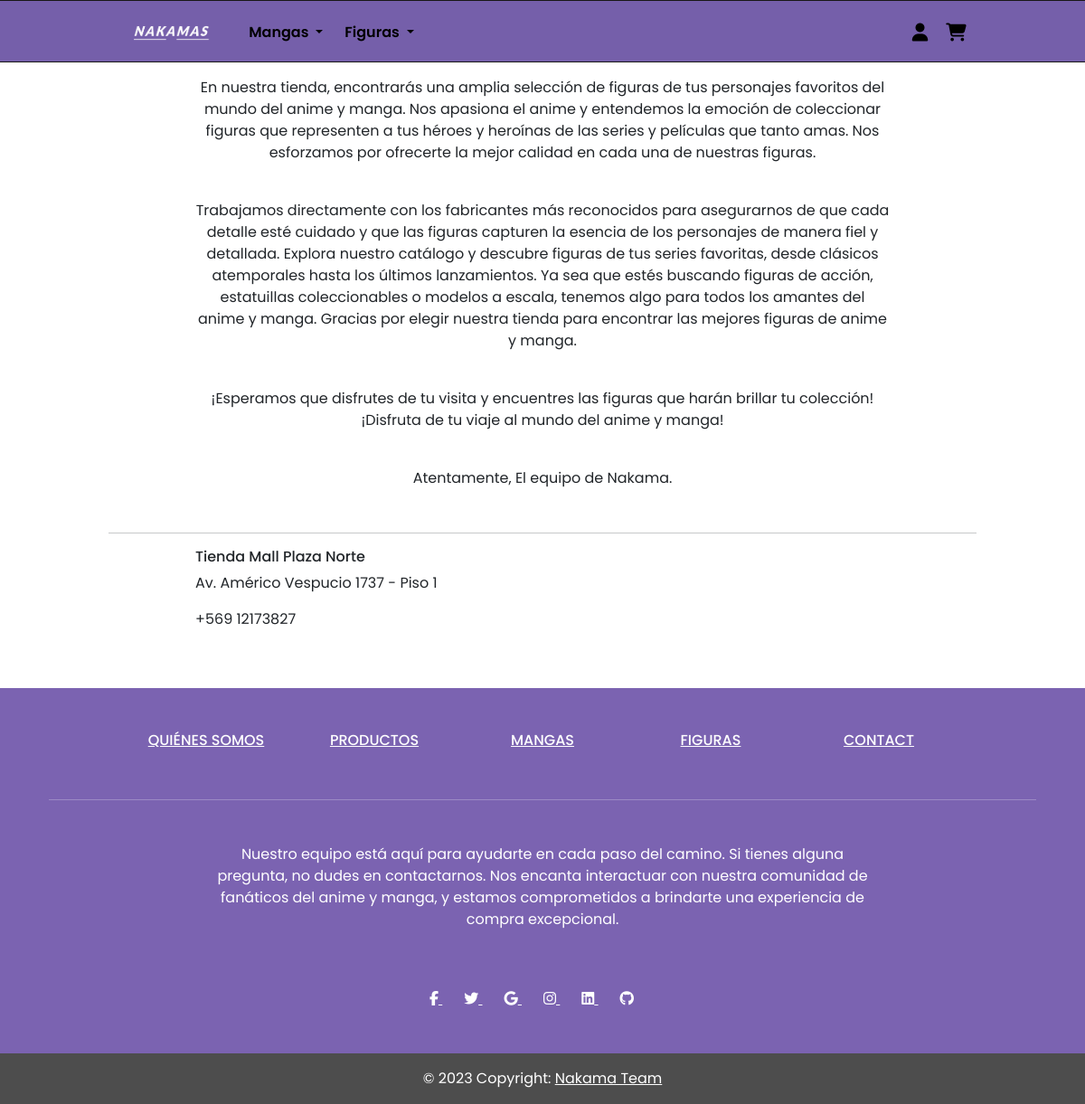
The page /info_nakama on the database its author committed.
### mynakama/models.py (models this page shows)
class Empresa(models.Model):
    text1 = models.TextField(null=True)
    text2 = models.TextField(null=True)
    text3 = models.TextField(null=True)
    text4 = models.TextField(null=True)
    image1 = models.CharField(max_length=200 , default= '-')
    nombre_tienda = models.CharField(max_length=200 , default= '-')
    direccion = models.CharField(max_length=200 , default= '-')
    image2 = models.CharField(max_length=200 , default= '-')
    telefono = models.CharField(max_length=200 , default= '-')
    class Meta:
        db_table = 'empresa'

### mynakama/views.py (the view)
# urls.py: path('info_nakama', views.info_nakama,name ='info_nakama'),
def info_nakama(request):
    empresa = Empresa.objects.all()
    context = {'empresa' : empresa}
    return render(request, 'info_nakama.html', context  )

### mynakama/process_global.py (called while the page is built)
def animes_dropdown(request):
    animes = Anime.objects.all()
    return {'animes': animes}

### mynakama/templates/info_nakama.html (shortened to what this page needs)
{% extends 'layouts/navthem.html' %}
{% block content %}
{% load static %}
<div class ="container-custom">
  {% for e in empresa %}
  <div class="container-custom">
  <div class="text-center py-3">
    <p> {{  e.text1  }}  </p>
    <br>
    <p> {{  e.text2  }}  </p>
    <br>
    <p> {{  e.text3  }}  </p>
    <br>
    <p> {{  e.text4  }}  </p>
  </div>
</div>
<hr>
  <div class="container-custom">
    <div class="col-6">
      <div>
        <h6>{{  e.nombre_tienda  }} </h6>
        <p>{{  e.direccion  }}</p>
        <p>{{  e.telefono  }} </p>
      </div>
    </div>
    <div class="col-6 pb-4">
    </div>
  </div>
  {% endfor %}
</div>
{% endblock %}

### mynakama/static/css/log_reg.css (style rules this page uses)
* { margin: 0; padding: 0; box-sizing: border-box; font-family: "Poppins", sans-serif; }

### mynakama/static/css/main.css (style rules this page uses)
body { background-color: rgb(255, 255, 255); margin: 0px; padding: 0px; font-style: "_muli",sans-serif; }
.container-custom { width: 80%; max-width: 80%; margin-left: auto; margin-right: auto; padding-left: 0; padding-right: 0; }

### rows shown on the page
Empresa: text1 "En nuestra tienda, encontrarás una amplia selección de figuras de tus personajes favoritos del mundo del anime y manga. Nos apasiona el anime y entendemos la emoción de coleccionar figuras que representen a tus héroes y heroínas de las series y películas que tanto amas. Nos esforzamos por ofrecerte la mejor calidad en cada una de nuestras figuras.", text2 "Trabajamos directamente con los fabricantes más reconocidos para asegurarnos de que cada detalle esté cuidado y que las figuras capturen la esencia de los personajes de manera fiel y detallada. Explora nuestro catálogo y descubre figuras de tus series favoritas, desde clásicos atemporales hasta los últimos lanzamientos. Ya sea que estés buscando figuras de acción, estatuillas coleccionables o modelos a escala, tenemos algo para todos los amantes del anime y manga. Gracias por elegir nuestra tienda para encontrar las mejores figuras de anime y manga.", text3 "¡Esperamos que disfrutes de tu visita y encuentres las figuras que harán brillar tu colección! ¡Disfruta de tu viaje al mundo del anime y manga!", text4 "Atentamente, El equipo de Nakama.", nombre_tienda "Tienda Mall Plaza Norte", direccion "Av. Américo Vespucio 1737 - Piso 1", telefono "+569 12173827"
